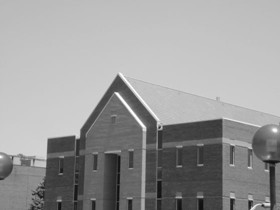
#> input picture home.jpg, 280 x 210 px
$ python minmax.py
#> lines starting #> are read from the running program, lines starting #| are printed output that depends on the picture
#> further down, image is the input picture: shape (210, 280); min 11, max 255, mean 154.6
import cv2
import numpy as np
import matplotlib.pyplot as plt
def add_salt_and_pepper_noise(image, salt_prob=0.01, pepper_prob=0.01):
#> called with salt_prob = 0.01, pepper_prob = 0.01
    noisy_image = np.copy(image)
    salt = np.random.rand(*image.shape) < salt_prob
    noisy_image[salt] = 255
    pepper = np.random.rand(*image.shape) < pepper_prob
    noisy_image[pepper] = 0
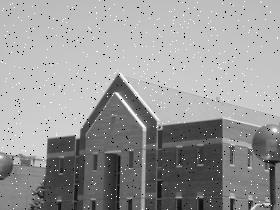
#> noisy_image: shape (210, 280); min 0, max 255, mean 154.2
    return noisy_image
def min_filter(image, kernel_size):
#> called with kernel_size = 3
    return cv2.erode(image, np.ones((kernel_size, kernel_size), np.uint8))
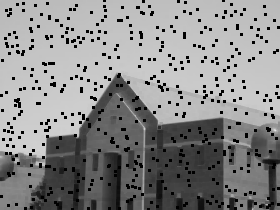
#> returned value: shape (210, 280); min 0, max 229, mean 136.6
def max_filter(image, kernel_size):
#> called with kernel_size = 3
    return cv2.dilate(image, np.ones((kernel_size, kernel_size), np.uint8))
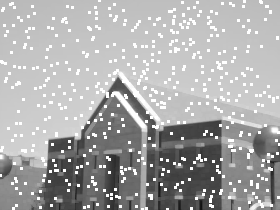
#> returned value: shape (210, 280); min 17, max 255, mean 168.8
image = cv2.imread("home.jpg", cv2.IMREAD_GRAYSCALE)
noisy_image = add_salt_and_pepper_noise(image)
min_filtered = min_filter(noisy_image, kernel_size=3)
max_filtered = max_filter(noisy_image, kernel_size=3)
plt.figure(figsize=(15, 10))
plt.subplot(2, 2, 1)
plt.imshow(image, cmap='gray')
plt.title('Original Image')
plt.axis('off')
plt.subplot(2, 2, 2)
plt.imshow(noisy_image, cmap='gray')
plt.title('Noisy Image')
plt.axis('off')
plt.subplot(2, 2, 3)
plt.imshow(min_filtered, cmap='gray')
plt.title('Minimum Filtered Image')
plt.axis('off')
plt.subplot(2, 2, 4)
plt.imshow(max_filtered, cmap='gray')
plt.title('Maximum Filtered Image')
plt.axis('off')
plt.tight_layout()
plt.show()
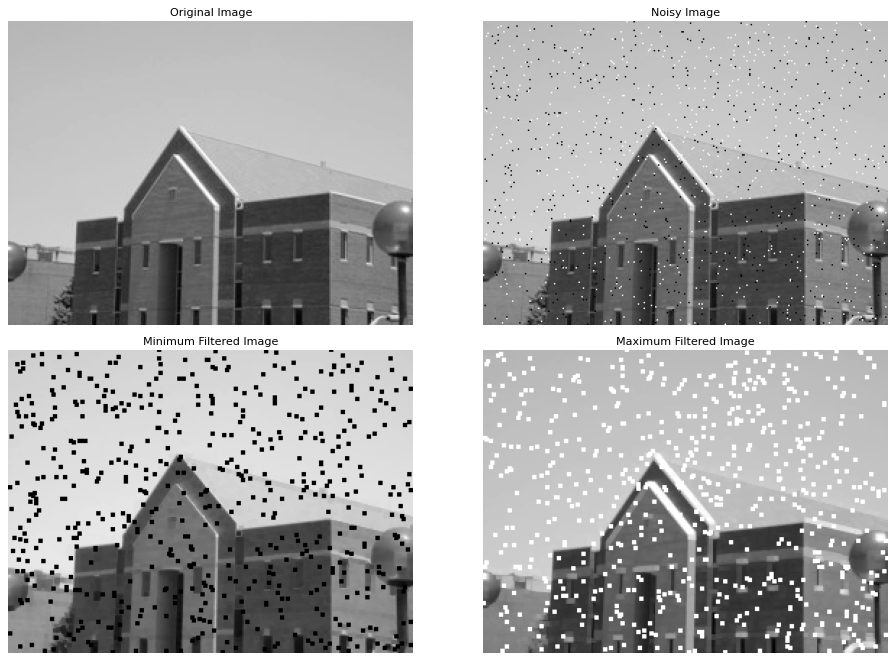
#> figure drawn by matplotlib, 4 panels
